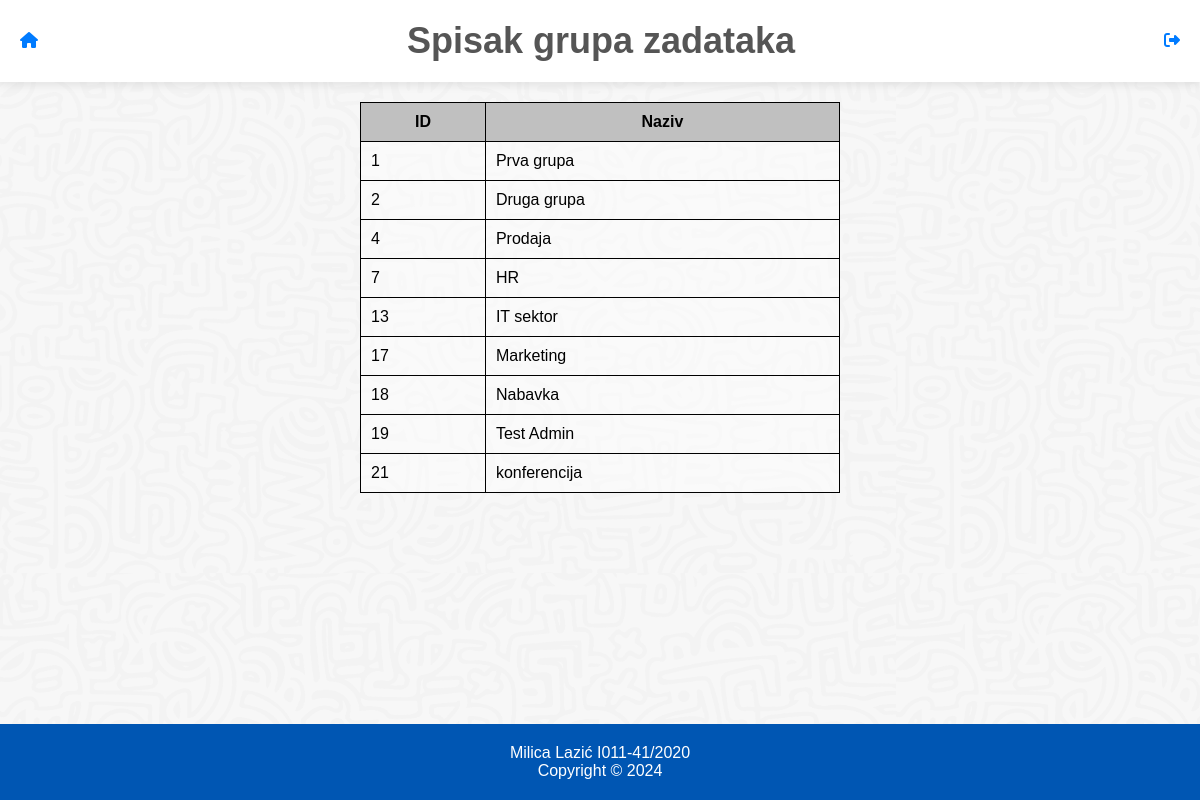
/pages/tipovi_korisnika/radnje_administrator/spisak_grupa_zadataka.php (signed in), run on the app's committed database.
### tables this page shows
CREATE TABLE `grupe_zadataka` (
  `id` int(10) UNSIGNED NOT NULL,
  `naziv` varchar(100) NOT NULL
);

### includes/Database.php (called while the page is built, shortened)
<?php
class Database
{
    private ?PDO $db = null;
    private static ?Database $database = null;
    public static function getInstance()
    {
        if (self::$database === null) {
            self::$database = new Database(DBNAME, HOST, USER, PASS, PORT);
        }
        return self::$database;
    }
    public function __construct(
        ?string $dbname = null,
        ?string $host = null,
        ?string $user = null,
        ?string $pass = null,
        ?int $port = null
    ) {
        try {
            if ($dbname === null || $host === null || $user === null || $pass === null || $port === null) {
                $this->db = new PDO(
                    'mysql:dbname='.DBNAME.';host='.HOST.';port='.PORT,
                    USER,
                    PASS,
                    array(PDO::MYSQL_ATTR_INIT_COMMAND => "SET NAMES 'UTF8'")
                );
            }
            else {
                $this->db = new PDO(
                    'mysql:dbname='.$dbname.';host='.$host.';port='.$port.';',
                    $user,
                    $pass,
                    array(PDO::MYSQL_ATTR_INIT_COMMAND => "SET NAMES 'UTF8'")
                );
            }
            $this->db->setAttribute(PDO::ATTR_ERRMODE, PDO::ERRMODE_EXCEPTION);
        } catch (\PDOException $e) {
            $this->exception = $e->getMessage();
        }
    }
    public function select(string $class, string $query, array $params = []): array
    {
        $result = $this->db->prepare($query);
        $result->execute();
        $result->setFetchMode(PDO::FETCH_CLASS, $class);
        $arr = [];
        while ($object = $result->fetch()) {
            array_push($arr, $object);
        }
        return $arr;
    }
}

### database/Zadatak.php (called while the page is built, shortened)
<?php
require_once __DIR__ . '/../includes/Database.php';
class Zadatak
{
    public static function vrati_grupe_zadataka()
    {
        $database = Database::getInstance();
        $grupe_zadataka = $database->select(
            'Zadatak',
            'SELECT * FROM grupe_zadataka'
        );
        return $grupe_zadataka;
    }
}

### pages/tipovi_korisnika/radnje_administrator/spisak_grupa_zadataka.php (the view, shortened to what this page needs)
<?php
require_once __DIR__ . '/../../../database/Zadatak.php';
$grupe_zadataka = Zadatak::vrati_grupe_zadataka();
?>
<!DOCTYPE html>
<html lang="en">
<head>
    <link rel="stylesheet" href="../../../css/styles.css">
    <link rel="stylesheet" href="https://cdnjs.cloudflare.com/ajax/libs/font-awesome/6.5.2/css/all.min.css">
</head>
<body>
<header class="header1">
    <a href="../administrator.php" class="ikonica"><i class="fas fa-home"></i></a>
    <h1>Spisak grupa zadataka</h1>
    <a href="../../../logic/logout.php" class="ikonica"><i class="fa-sharp fa-solid fa-right-from-bracket"></i></a>
</header>
<div class="container">
    <table id="tasksTable" class="skinny">
        <thead>
        <tr>
            <th>ID</th>
            <th>Naziv</th>
        </tr>
        </thead>
        <tbody>
        <?php foreach ($grupe_zadataka as $grupa_zadataka): ?>
            <tr>
                <td><?= $grupa_zadataka->id ?></td>
                <td><?= $grupa_zadataka->naziv ?></td>
            </tr>
        <?php endforeach; ?>
        </tbody>
    </table>
</div>
<footer>
    Milica Lazić I011-41/2020<br>Copyright © 2024
</footer>
</body>
</html>

### css/styles.css (style rules this page uses)
* { box-sizing: border-box; }
body { background-color: #f7f7f7; background-image: url("../css/img/bg2.png"); background-size: contain; font-family: 'Arial', sans-serif; margin: 0; padding-bottom: 5em; }
header { background-color: #fff; box-shadow: 0px 2px 10px rgba(0,0,0,0.1); padding: 20px; margin-bottom: 20px; text-align: center; }
.header1 { align-items: center; display: flex; }
.ikonica { color: #007bff; }
h1 { color: #555; font-size: 36px; text-align: center; margin: 0 auto; text-shadow: 1px 1px #fff; }
footer { background-color: #0056b3; color: #fff; text-align: center; padding: 20px; position: fixed; left: 0; bottom: 0; width: 100%; margin-top: 20px; }
table { width: 95%; border-collapse: collapse; margin: auto; }
table, th, td { border: 1px solid black; }
.skinny { width: 40%; }
th, td { padding: 10px; text-align: left; }
tr { background-color: rgba(255, 255, 255, 0.39); }
th { background-color: #c0c0c0; text-align: center; }

### data on the page
grupe_zadataka: id "1", naziv "Prva grupa"
grupe_zadataka: id "2", naziv "Druga grupa"
grupe_zadataka: id "4", naziv "Prodaja"
grupe_zadataka: id "7", naziv "HR"
grupe_zadataka: id "13", naziv "IT sektor"
grupe_zadataka: id "17", naziv "Marketing"
grupe_zadataka: id "18", naziv "Nabavka"
grupe_zadataka: id "19", naziv "Test Admin"
grupe_zadataka: id "21", naziv "konferencija"
